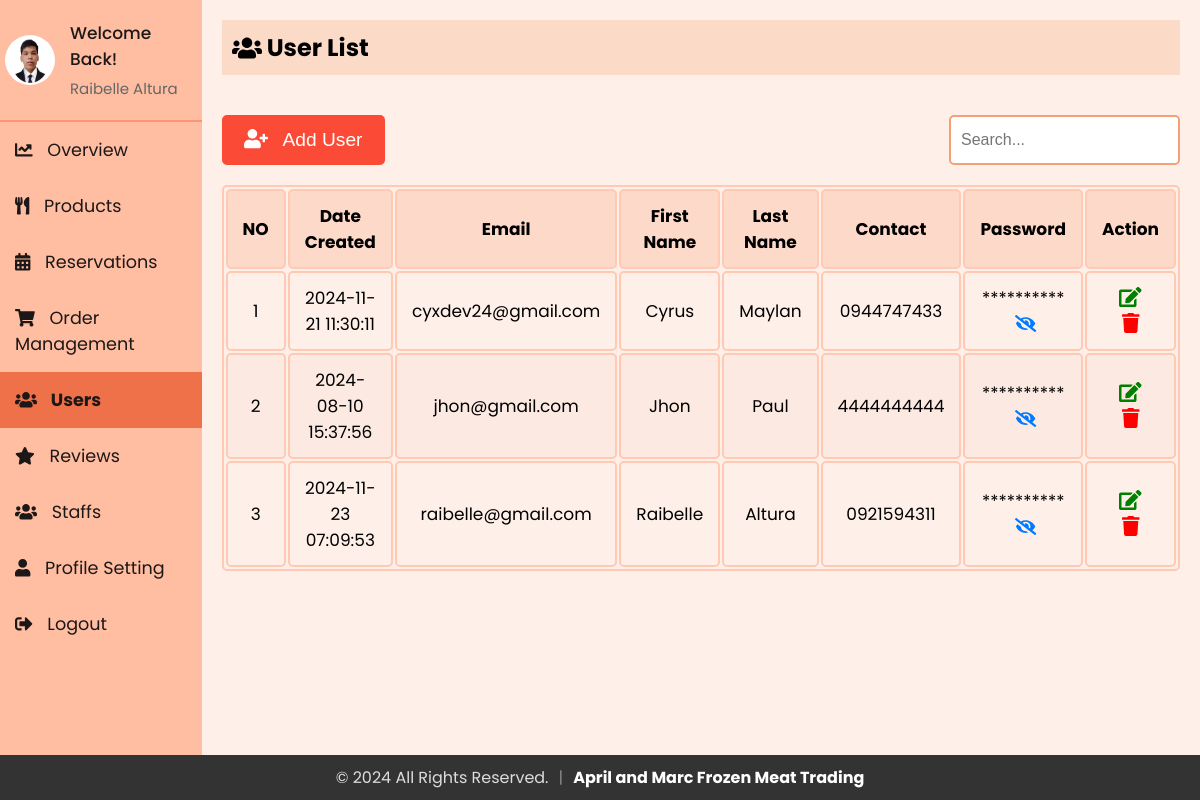
The app's page /admin/users.php (signed in), older data.
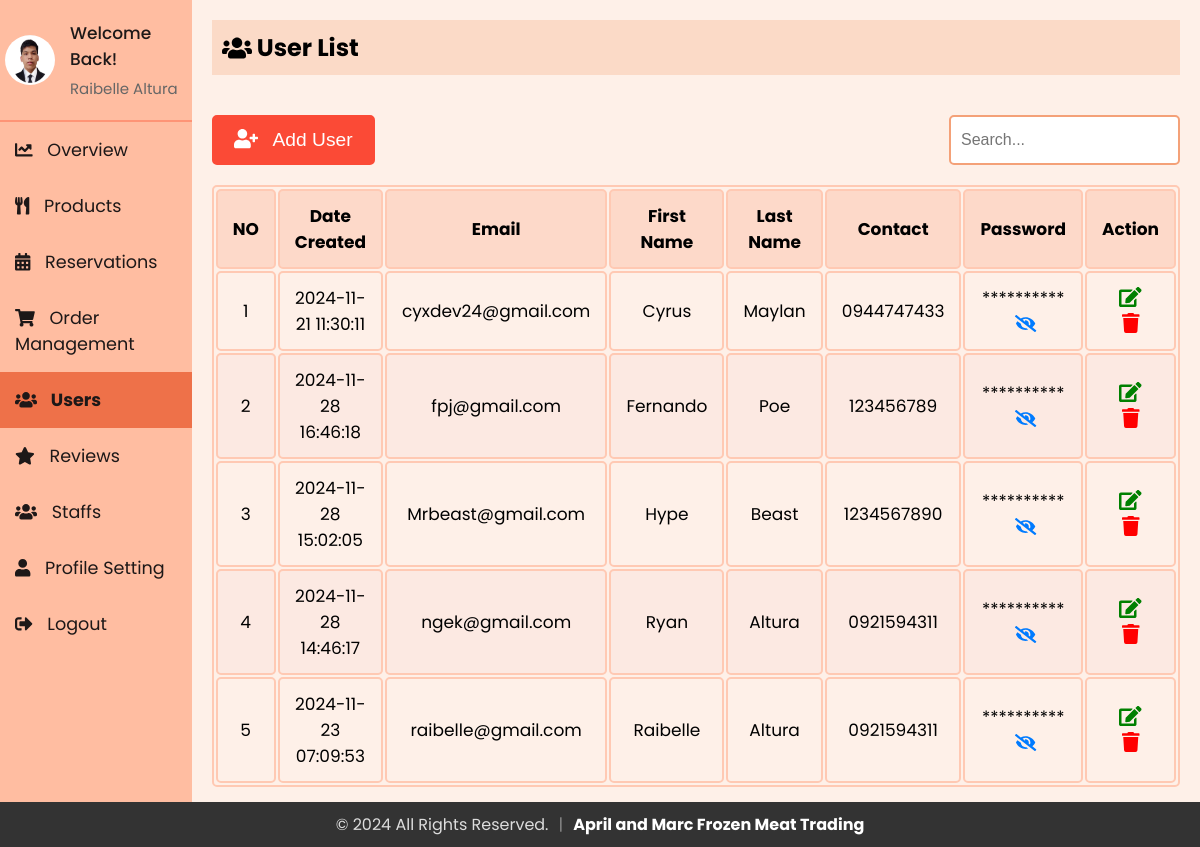
The same page, newer data.
### tables this page shows
CREATE TABLE `users` (
  `email` varchar(255) NOT NULL,
  `firstName` varchar(255) NOT NULL,
  `lastName` varchar(255) NOT NULL,
  `contact` varchar(10) NOT NULL,
  `password` varchar(255) DEFAULT NULL,
  `dateCreated` timestamp NOT NULL DEFAULT current_timestamp(),
  `profile_image` varchar(255) NOT NULL DEFAULT 'default.jpg'
);

### admin/sidebar.php (called while the page is built, shortened)
<?php
include 'db_connection.php';
$admin_email = isset($_SESSION['email']) ? $_SESSION['email'] : '';
function getAdminInfo($email)
{
  global $conn;
  $stmt = $conn->prepare("SELECT firstName, lastName, email, profile_image FROM staff WHERE email = ?");
  $stmt->bind_param("s", $email);
  $stmt->execute();
  $stmt->bind_result($firstName, $lastName, $email,  $profile_image);
  return [
    'firstName' => $firstName ?: '',
    'lastName' => $lastName ?: '',
    'email' => $email ?: '',
    'profile_image' => $profile_image ?: 'default.jpg'
  ];
}
$admin_info = getAdminInfo($admin_email);
?>

### admin/users.php (the view, shortened to what this page needs)
<?php
include 'db_connection.php';
$search = '';
?>
<?php
include 'sidebar.php';
?>
<!DOCTYPE html>
<html lang="en">
<head>
  <link rel="stylesheet" href="https://cdnjs.cloudflare.com/ajax/libs/font-awesome/5.15.3/css/all.min.css">
  <link rel="stylesheet" href="admin_user.css">
  <link rel="stylesheet" href="sidebar.css">
</head>
<body>
  <div class="sidebar">
    <div class="profile-section">
      <img src="../uploads/<?php echo htmlspecialchars($admin_info['profile_image']); ?>" alt="Profile Picture">
      <div class="info">
        <h3>Welcome Back!</h3>
        <p><?php echo htmlspecialchars($admin_info['firstName']) . ' ' . htmlspecialchars($admin_info['lastName']); ?></p>
      </div>
    </div>
    <ul>
      <li><a href="index.php"><i class="fas fa-chart-line" style="margin-right: 10px;"></i> Overview</a></li>
      <li><a href="admin_menu.php" ><i class="fas fa-utensils" style="margin-right: 10px;"></i> Products</a></li>
      <li><a href="reservations.php"><i class="fas fa-calendar-alt" style="margin-right: 10px;"></i> Reservations</a></li>
      <li><a href="admin_orders.php"><i class="fas fa-shopping-cart" style="margin-right: 10px;"></i> Order Management</a></li>
      <li><a href="users.php" class="active"><i class="fas fa-users" style="margin-right: 10px;"></i> Users</a></li>
      <li><a href="reviews.php"><i class="fas fa-star" style="margin-right: 10px;"></i> Reviews</a></li>
      <li><a href="staffs.php" ><i class="fas fa-users" style="margin-right: 10px;"></i> Staffs</a></li>
      <li><a href="profile.php"><i class="fas fa-user" style="margin-right: 10px;"></i> Profile Setting</a></li>
      <li style="margin-right: 10px;"><a href="logout.php"><i class="fas fa-sign-out-alt" style="margin-right: 10px;"></i> Logout</a></li>
    </ul>
  </div>
  <div class="content">
    <div class="header">
      <h2><i class="fas fa-users"></i>&nbsp;User List</h2>
    </div>
    <div class="actions">
      <button onclick="openaddUserModal()"><i class="fas fa-user-plus"></i> &nbsp; Add User</button>
      <form method="POST" id="searchForm" class="search-bar">
        <input type="text" name="search" placeholder="Search..." value="<?php echo htmlspecialchars($search); ?>">
      </form>
    </div>
    <table id="userTable">
      <thead>
        <tr>
          <th>NO</th>
          <th>Date Created</th>
          <th>Email</th>
          <th>First Name</th>
          <th>Last Name</th>
          <th>Contact</th>
          <th>Password</th>
          <th>Action</th>
        </tr>
      </thead>
      <tbody>
      <?php
        $sql = "SELECT * FROM users";
        $result = $conn->query($sql);
        if ($result->num_rows > 0) {
          $counter = 1;
          while ($row = $result->fetch_assoc()) {
            $passwordMasked = str_repeat('*', 10);
            $passwordVisible = substr($row['password'], 0, 10);
            echo "<tr>
                      <td>{$counter}</td>
                      <td>{$row['dateCreated']}</td>
                      <td>{$row['email']}</td>
                      <td>{$row['firstName']}</td>
                      <td>{$row['lastName']}</td>
                      <td>{$row['contact']}</td>
                      <td>
                          <span class='password-masked'>{$passwordMasked}</span>
                          <span class='password-visible' style='display: none;'>{$passwordVisible}</span>
                          <i class='fas fa-eye-slash toggle-password' onclick='togglePassword(this)'></i>
                      </td>
                      <td>
                          <button id='editbtn' onclick='openEditUserModal(this)' data-email='{$row['email']}' data-firstname='{$row['firstName']}' data-lastname='{$row['lastName']}' data-contact='{$row['contact']}' data-password='{$row['password']}'><i class='fas fa-edit'></i></button>
                          <button id='deletebtn' onclick=\"deleteItem('{$row['email']}')\"><i class='fas fa-trash'></i></button>
                      </td>
                  </tr>";
            $counter++;
          }
        } else {
          echo "<tr><td colspan='8' style='text-align: center;'>No Users Found</td></tr>";
        }
      ?>
      </tbody>
    </table>
  </div>
</body>
</html>

Row changes from the older to the newer data that the page shows:
removed users: dateCreated "2024-08-10 15:37:56", email "jhon@gmail.com", firstName "Jhon", lastName "Paul", contact "4444444444", passwordMasked "**********"
added users: dateCreated "2024-11-28 16:46:18", email "fpj@gmail.com", firstName "Fernando", lastName "Poe", contact "123456789", passwordMasked "**********"
added users: dateCreated "2024-11-28 15:02:05", email "Mrbeast@gmail.com", firstName "Hype", lastName "Beast", contact "1234567890", passwordMasked "**********"
added users: dateCreated "2024-11-28 14:46:17", email "ngek@gmail.com", firstName "Ryan", lastName "Altura", contact "0921594311", passwordMasked "**********"
